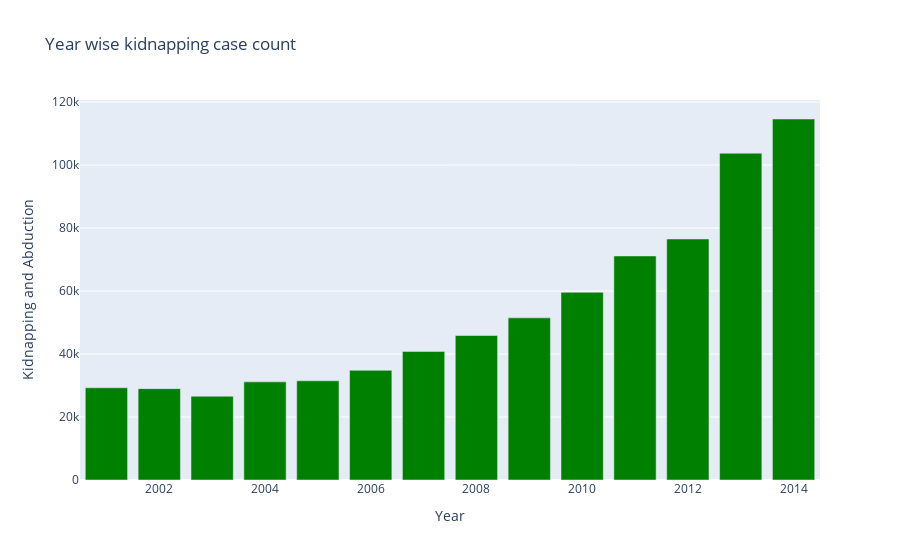

This figure's notebook cell:
### Markdown cell above
**NOTE 5:** We can see a huge jump in cases during the year 2012-2013 with a jump of **27.25%**

### Code cell
fig = px.bar(all_cases, x=all_cases.index, y='Kidnapping and Abduction', title='Year wise kidnapping case count', color_discrete_sequence=['green'])

fig.show()

### Figure 1 — Plotly figure (JSON) as saved in the notebook; plotly's stock layout.template omitted (floating-point values rounded to 4 significant figures)
{"data": [{"alignmentgroup": "True", "hovertemplate": "Year=%{x}<br>Kidnapping and Abduction=%{y}<extra></extra>", "legendgroup": "", "marker": {"color": "green", "pattern": {"shape": ""}}, "name": "", "offsetgroup": "", "orientation": "v", "showlegend": false, "textposition": "auto", "type": "bar", "x": [2001, 2002, 2003, 2004, 2005, 2006, 2007, 2008, 2009, 2010, 2011, 2012, 2013, 2014], "xaxis": "x", "y": [29290, 29012, 26592, 31156, 31500, 34828, 40832, 45878, 51482, 59590, 71130, 76524, 103762, 114622], "yaxis": "y"}], "layout": {"barmode": "relative", "legend": {"tracegroupgap": 0}, "title": {"text": "Year wise kidnapping case count"}, "xaxis": {"anchor": "y", "domain": [0, 1], "title": {"text": "Year"}}, "yaxis": {"anchor": "x", "domain": [0, 1], "title": {"text": "Kidnapping and Abduction"}}}}
